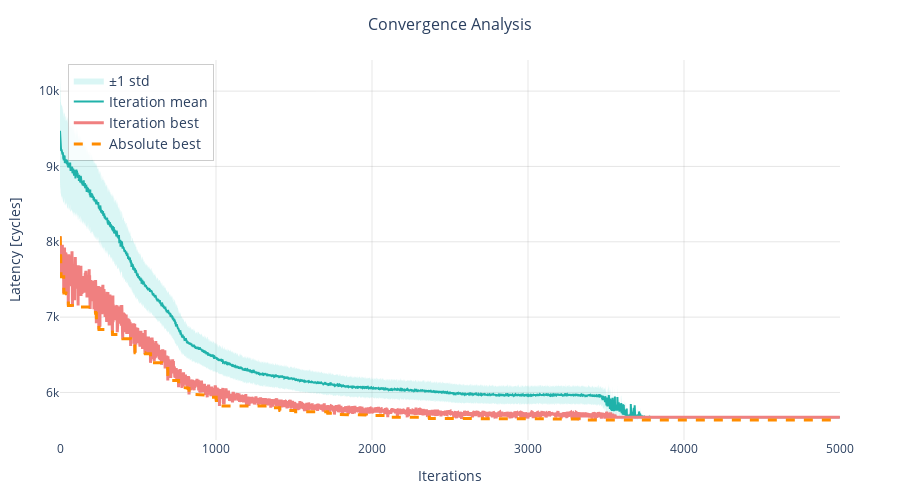

The code cell stored with this chart in its notebook:
### Code cell
where = '../data/'
file_name = 'ACO_LeNet4_test_lem_5k_run_2025-07-13_10-22-34'
plot_convergence_zoom(where + file_name)

### Figure 1 — Plotly figure (JSON) as saved in the notebook; plotly's stock layout.template omitted (floating-point values rounded to 4 significant figures; data arrays with more than 128 entries replaced by an {"elided": "..."} marker saying what was removed)
{"data": [{"fill": "toself", "fillcolor": "rgba(72, 209, 204, 0.2)", "hoverinfo": "skip", "line": {"color": "rgba(255,255,255,0)"}, "name": "±1 std", "showlegend": true, "type": "scatter", "x": {"elided": "10000 int values"}, "y": {"elided": "10000 float values"}}, {"hovertemplate": "<b>Iteration mean</b><br>Iteration: %{x}<br>Value: %{y:.2f}<br><extra></extra>", "line": {"color": "lightseagreen", "width": 2}, "mode": "lines", "name": "Iteration mean", "type": "scatter", "x": {"elided": "5000 int values"}, "y": {"elided": "5000 float values"}}, {"hovertemplate": "<b>Iteration best</b><br>Iteration: %{x}<br>Value: %{y:.2f}<br><extra></extra>", "line": {"color": "lightcoral", "width": 3}, "mode": "lines", "name": "Iteration best", "type": "scatter", "x": {"elided": "5000 int values"}, "y": {"elided": "5000 int values"}}, {"hovertemplate": "<b>Absolute best</b><br>Iteration: %{x}<br>Value: %{y:.2f}<br><extra></extra>", "line": {"color": "darkorange", "dash": "dash", "width": 3}, "mode": "lines", "name": "Absolute best", "type": "scatter", "x": {"elided": "5000 int values"}, "y": {"elided": "5001 float values"}}], "layout": {"dragmode": "zoom", "height": 500, "hovermode": "x unified", "legend": {"bgcolor": "rgba(255, 255, 255, 0.8)", "bordercolor": "rgba(0, 0, 0, 0.2)", "borderwidth": 1, "font": {"size": 14}, "x": 0.01, "xanchor": "left", "y": 0.99, "yanchor": "top"}, "margin": {"b": 60, "l": 60, "r": 60, "t": 60}, "paper_bgcolor": "white", "plot_bgcolor": "white", "selectdirection": "d", "showlegend": true, "title": {"font": {"size": 16}, "text": "Convergence Analysis", "x": 0.5}, "width": 900, "xaxis": {"gridcolor": "rgba(128, 128, 128, 0.2)", "gridwidth": 1, "range": [0, 5000], "showgrid": true, "tickfont": {"size": 12}, "title": {"font": {"size": 14}, "text": "Iterations"}, "zeroline": false}, "yaxis": {"gridcolor": "rgba(128, 128, 128, 0.2)", "gridwidth": 1, "showgrid": true, "tickfont": {"size": 12}, "title": {"font": {"size": 14}, "text": "Latency [cycles]"}, "zeroline": false}}}
